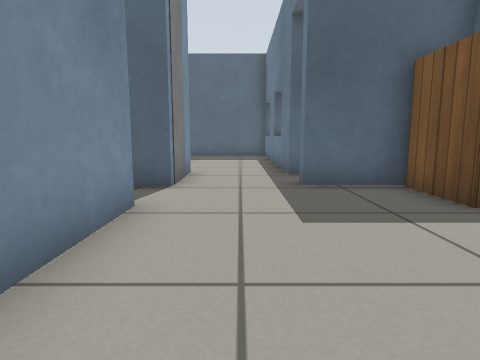
view 1 (above)

16 first-person views from a walk through a world built for the Gazebo simulator. The camera is 0.5 m above the floor, tilts 8° down and sees 75° across. The floor is counted in squares, 0.5 m on a side. Each view is taken from the middle of a square. On the plan, view 1 faces up. The plan holds only what a view shows up to about 12 squares ahead; the rest is blank. Gazebo's built-in surfaces are drawn with simple patterns. Simple shapes stand in for some stock models.

view 2
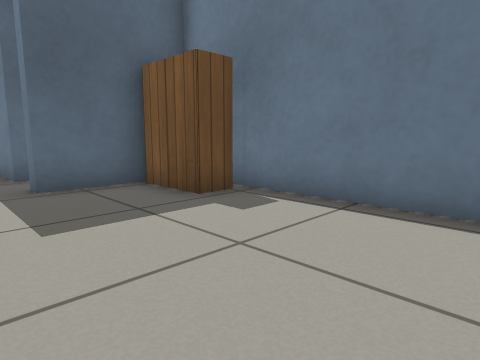

view 3
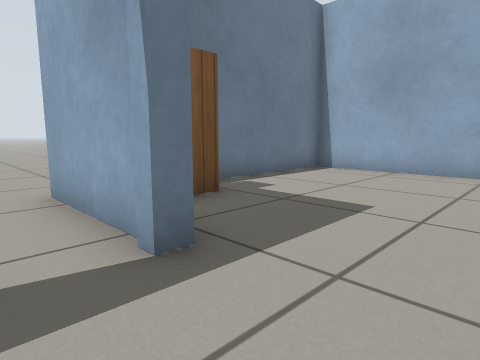

view 4
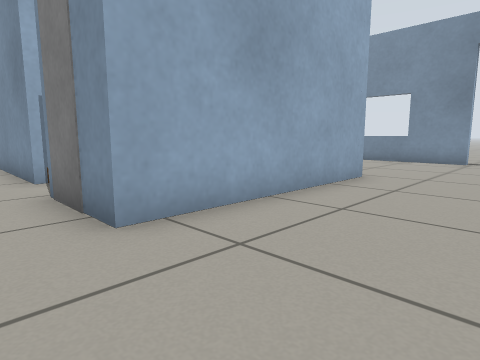

view 5
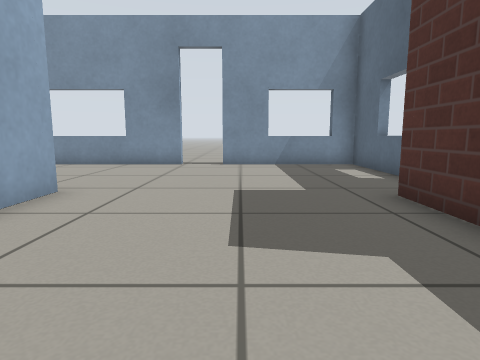

view 6
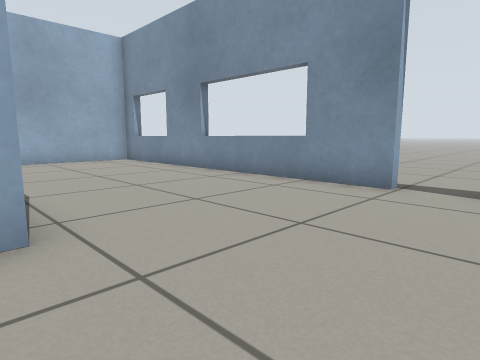

view 7
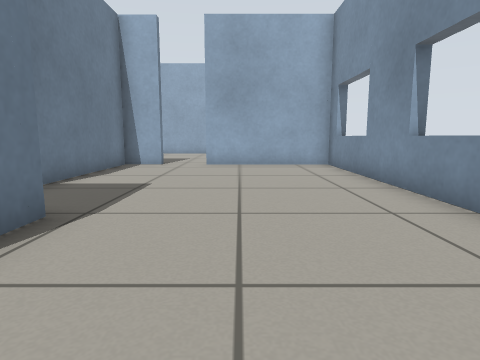

view 8
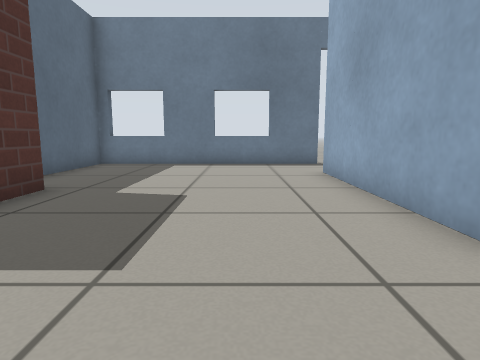

view 9
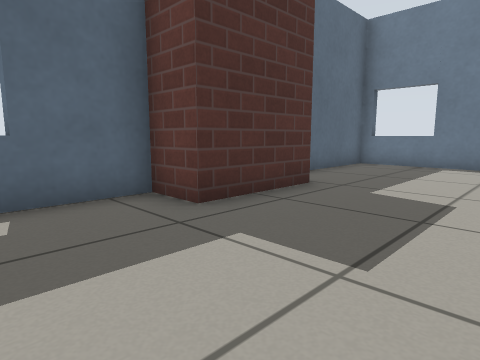

view 10
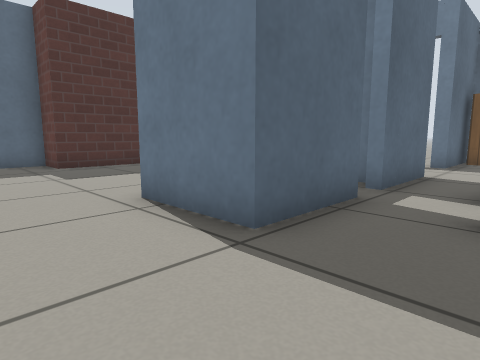

view 11
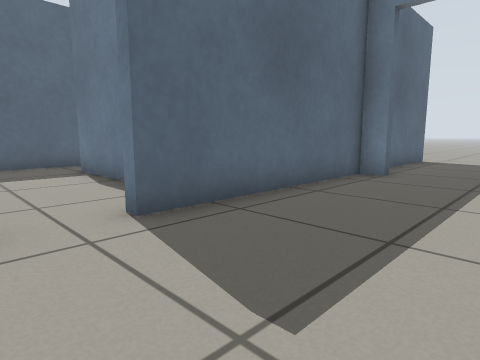

view 12
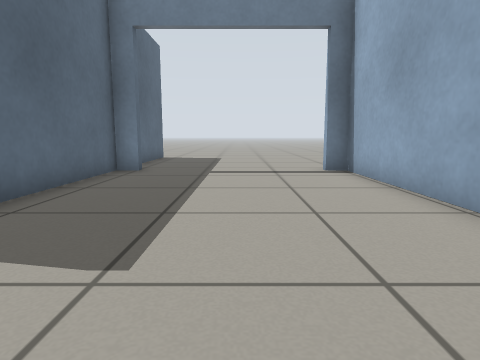

view 13
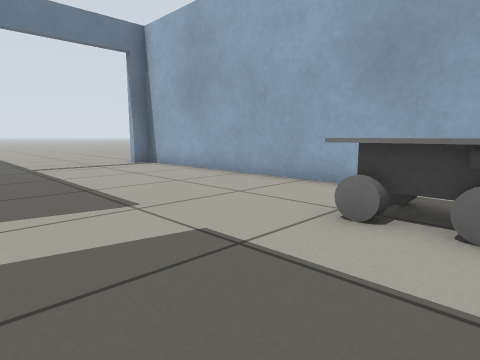

view 14
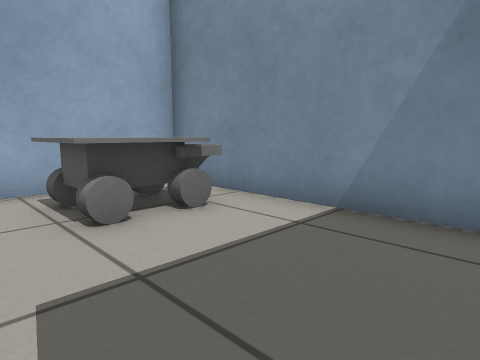

view 15
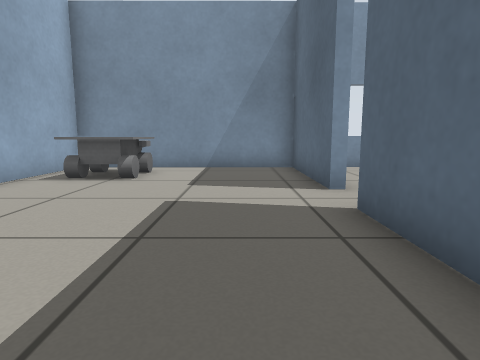

view 16
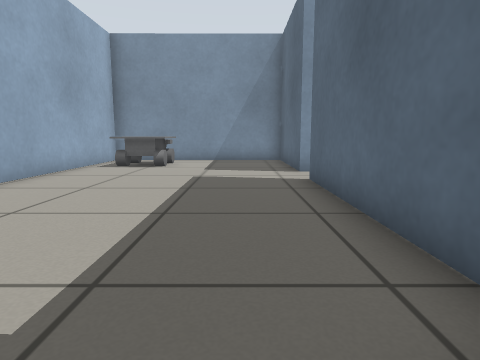

### Floor plan
Points are (right, up) in squares from view 1. A wall is a line through its corners. A room is listed if a view was taken in it or the views show most of it. See-through windows are left out.
Room 1 (views 1, 2, 3)
walls: (-1.5, 4.5) (-1.5, 0.2); (2.5, 6.2) (1.3, 6.2) (1.3, 6.6); (0.1, -1.1) (4.5, -1.1) (4.5, 6.6); (-1.5, 8.7) (-1.5, 7.6)
ways out: opening at (-0.5, 9) to room 2; opening at (-2, 5); open door at (1.5, 7.5)
objects: door leaf (-2, 7); bookshelf (3, 5) to (4, 6)
Room 2 (views 4, 5, 6, 7, 8, 9, 10)
walls: (-5, 6.2) (-7.6, 6.2) (-7.6, 8.7) (-1.5, 8.7); (-13, 9.9) (-13, -1.1) (-8.7, -1.1); (-4.1, 14.7) (-7.2, 14.7) (-7.2, 16) (-13.1, 16) (-13, 11.4); (1.3, 8.1) (1.3, 16) (-2.1, 16); (-7.2, -1.1) (-5.9, -1.1) (-5.9, 4.5)
ways out: opening at (-0.5, 9) to room 1; opening at (-8, -1) to room 3; open door at (-13, 10.5) to room 4; opening at (-6, 5)
Room 3 (views 11, 12, 13, 14, 15)
walls: (-8.7, -1.4) (-13, -1.4) (-13, -8.1) (-0.9, -8.1); (-4.4, -1.4) (-7.2, -1.4) (-7.2, -1.1); (-0.9, -2.1) (-0.9, -1.4)
ways out: opening at (-8, -1) to room 2; open door at (-1, -4.5) to room 4
objects: other object (-12, -7) to (-10, -6)
Room 4 (view 16)
walls: (4.9, -1.4) (1.3, -1.4)
ways out: open door at (-13, 10.5) to room 2; open door at (-1, -4.5) to room 3; opening at (6, 6)

Where each view was taken, in squares from view 1:
view 1: 0 up, 0 right, facing up
view 2: 0 up, 0 right, facing up-right
view 3: 8 up, 1 left, facing down-right
view 4: 12 up, 0 right, facing down-left
view 5: 12 up, 2 left, facing left
view 6: 12 up, 7 left, facing down-left
view 7: 10 up, 10 left, facing down
view 8: 11 up, 10 left, facing right
view 9: 11 up, 10 left, facing up-right
view 10: 4 up, 10 left, facing up-right
view 11: 5 down, 9 left, facing up-right
view 12: 5 down, 10 left, facing right
view 13: 2 down, 12 left, facing down-right
view 14: 2 down, 9 left, facing down-left
view 15: 3 down, 3 left, facing left
view 16: 3 down, 0 right, facing left
